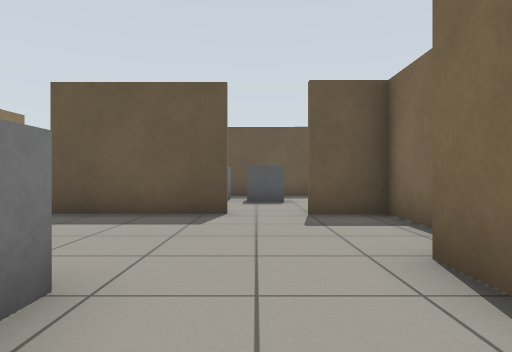
View 1 (above)

24 first-person views from a walk through a Gazebo world. The camera is 0.72 m above the floor, looks level and sees 75° across. The floor is counted in squares, 1 m on a side. Each view is taken from the middle of a square. On the plan, view 1 faces up. The plan holds only what a view shows up to about 10 squares ahead; the rest is blank.

View 2
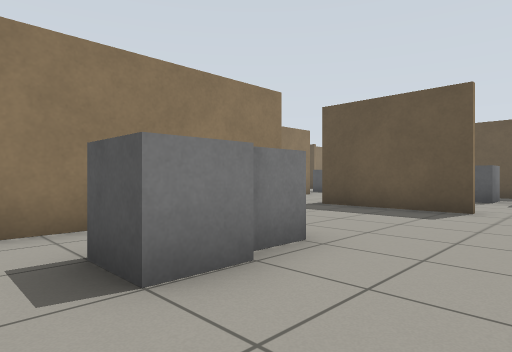

View 3
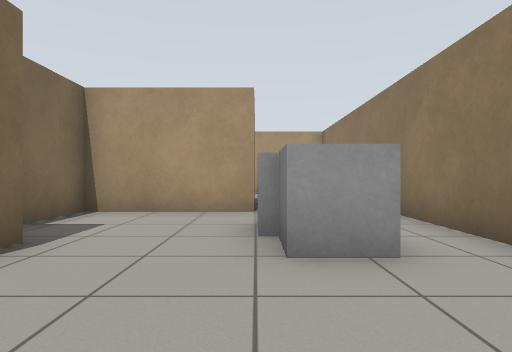

View 4
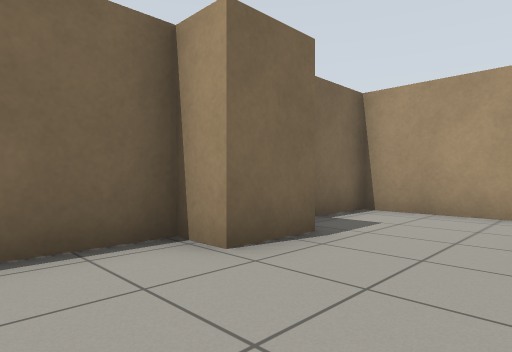

View 5
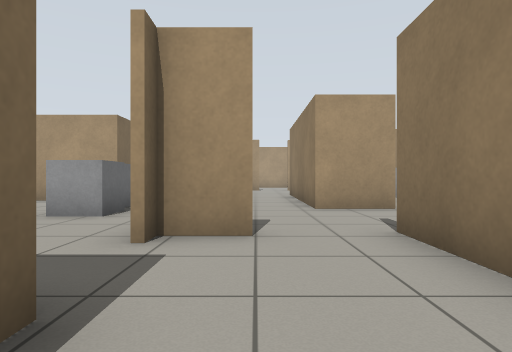

View 6
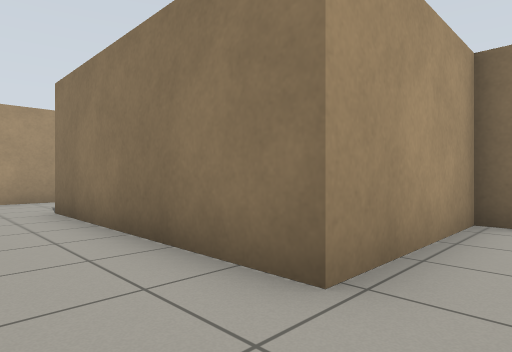

View 7
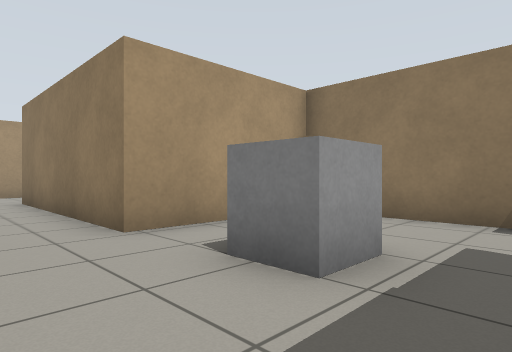

View 8
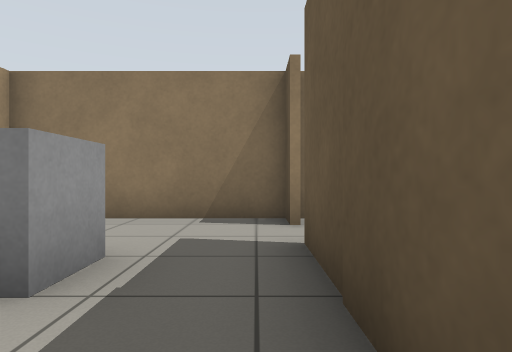

View 9
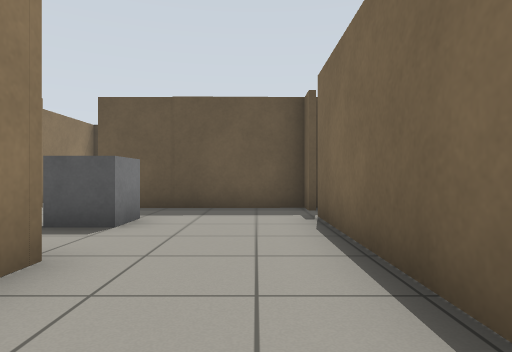

View 10
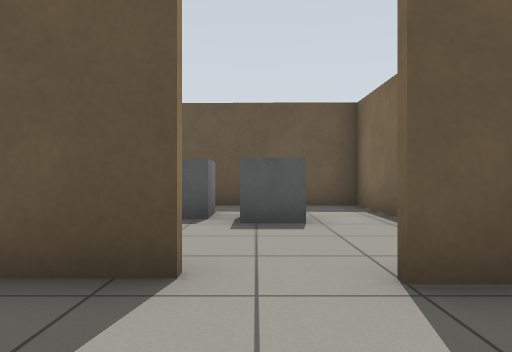

View 11
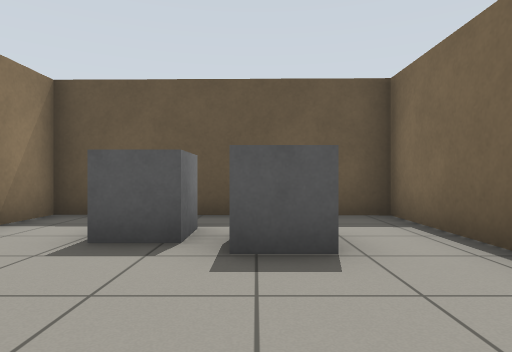

View 12
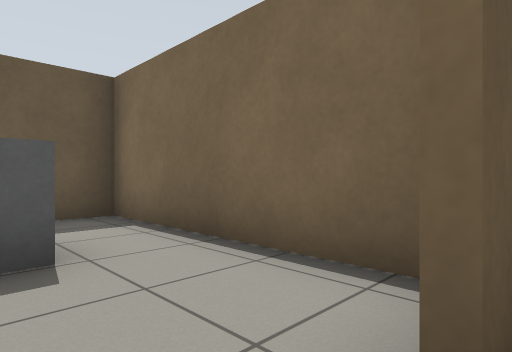

View 13
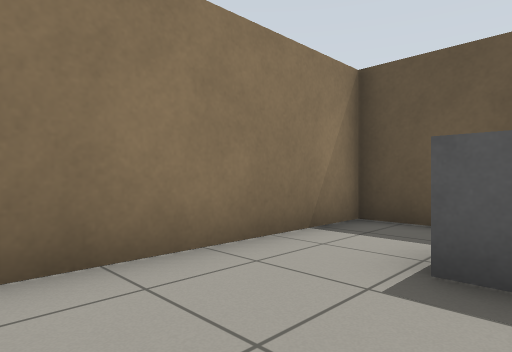

View 14
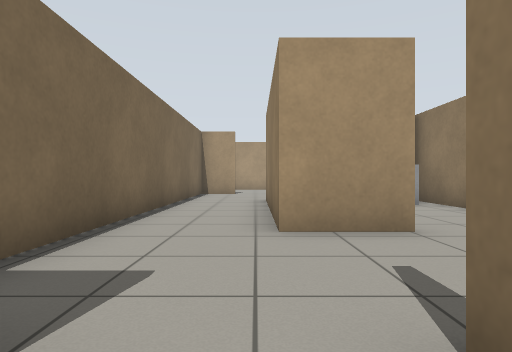

View 15
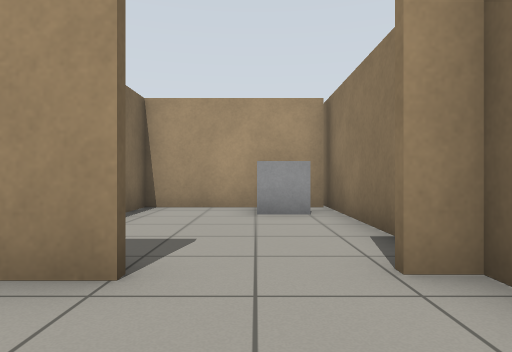

View 16
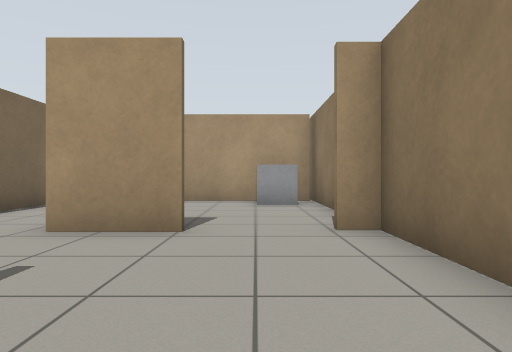

View 17
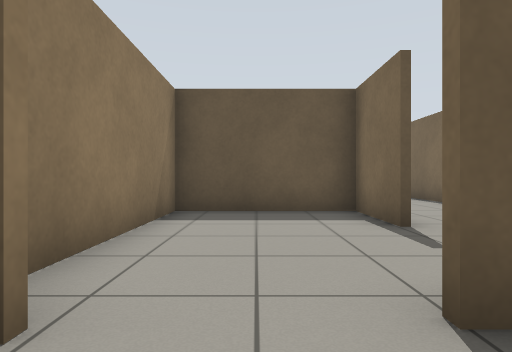

View 18
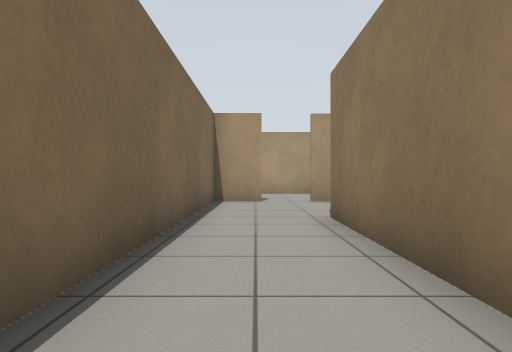

View 19
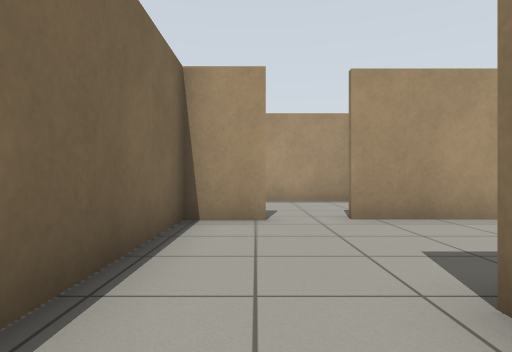

View 20
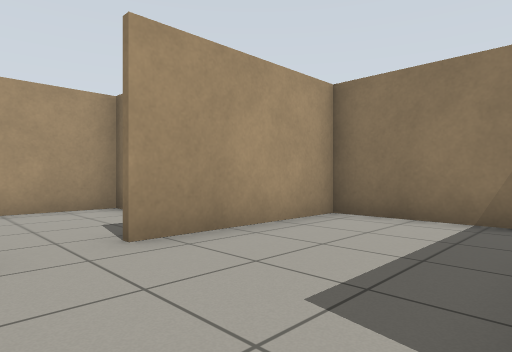

View 21
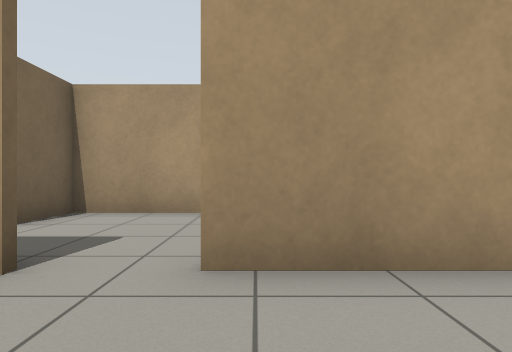

View 22
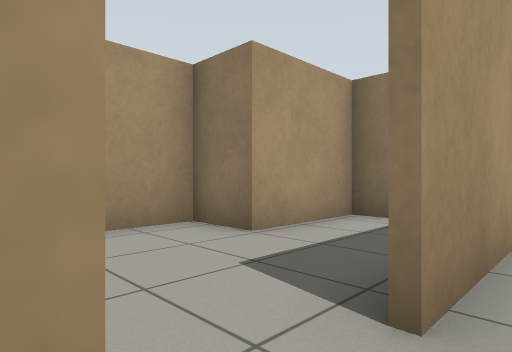

View 23
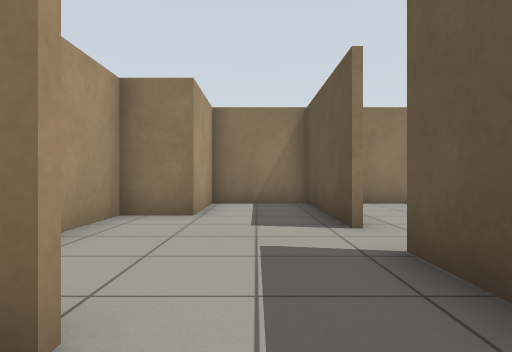

View 24
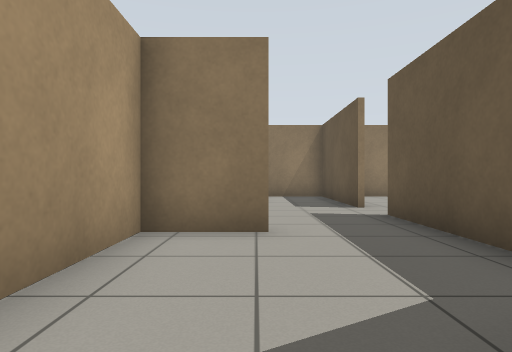

### Floor plan
Key: @ floor where view 1 was taken; # wall or solid block; . floor; B grey box.
Columns run from 11 left of view 1 to 3 right of it. Each row starts with its distance up from view 1.
 17 #
 16 #
 15 ##.#####
 14 #......#
 13 #......#
 12 #..BB..########
 11 #......#......#
 10 #####..#.BBBB.#
  9     #..#...BB.#
  8     #..#......#
  7     #..#......#
  6 #####..####.###
  5 #...#.........#
  4 #...#..#......#
  3 #......#.....##
  2 #......#.B...#
  1 #..###.#.BB...
  0 #....#.#.BB@..#
 -1 #....#.#......#
 -2 #....#.#  #####
 -3 #BB..#.#
 -4 #BB..#.#
 -5 ######.#
 -6 #......#
 -7 #......#
 -8 #......#
 -9 #####.####
-10 #...........
-11 ####....#....
-12    #....#...
-13    ########

Positions as (right, up) in squares from view 1, and headings:
1: (0, 0), facing up
2: (1, -1), facing up-left
3: (-1, 5), facing down
4: (-1, 5), facing down-right
5: (-5, 8), facing down
6: (-5, 11), facing down-left
7: (-5, 14), facing down-left
8: (-5, 14), facing left
9: (-5, 7), facing up
10: (0, 4), facing up
11: (0, 6), facing up
12: (0, 6), facing up-right
13: (-1, 7), facing up-left
14: (-6, 5), facing down
15: (-9, 3), facing down
16: (-9, 5), facing down
17: (-9, -1), facing up
18: (-5, 1), facing down
19: (-5, -3), facing down
20: (-5, -5), facing down-left
21: (-7, -6), facing down
22: (-5, -8), facing down-left
23: (-2, -10), facing left
24: (1, -11), facing left
